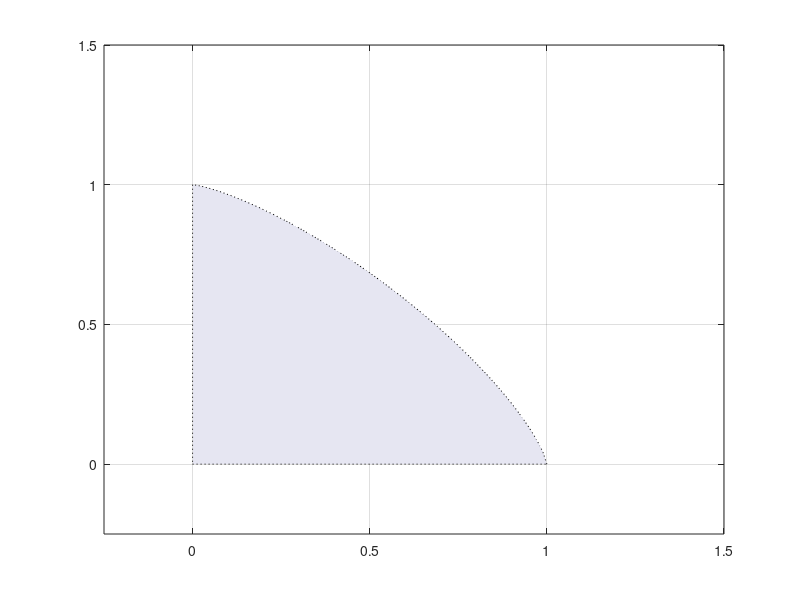

This chart was generated by the following MATLAB code:
% Ex 6-3.29: the volume of the solid generated by revolving the region
%   x^(3/4) + y^(3/4) = 1, y = 0, x = 0
% about the y-axis.

f = @(x) (1-x.^(4/3)).^(3/4);

x = 0:0.01:1;

px = [0 x];
py = [0 f(x)];

fill(px, py, [0.9, 0.9, 0.95], 'linestyle', ':')
grid on
xlim([-0.25 1.5])
ylim([-0.25 1.5])
g = @(x) x .* f(x);

fprintf('V = %.4f\n', 2*pi*quad(g, 0, 1))

